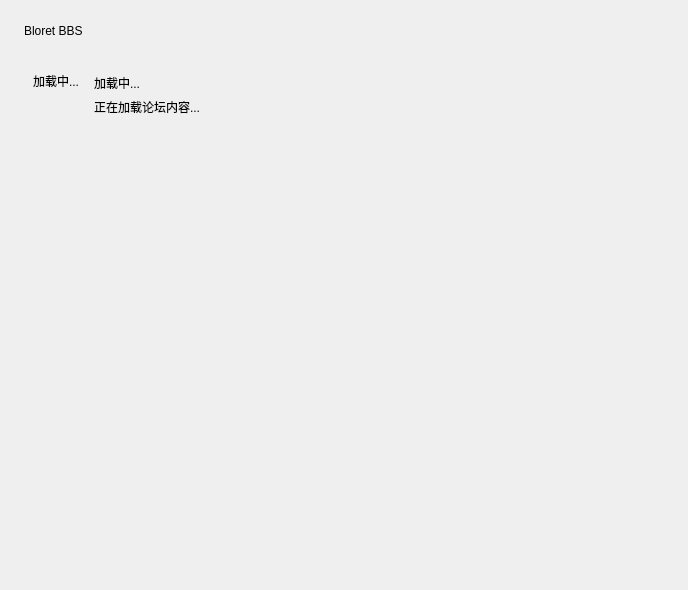
<?xml version="1.0" encoding="UTF-8"?>
<ui version="4.0">
 <class>Form</class>
 <widget class="QWidget" name="Form">
  <property name="geometry">
   <rect>
    <x>0</x>
    <y>0</y>
    <width>688</width>
    <height>590</height>
   </rect>
  </property>
  <property name="sizePolicy">
   <sizepolicy hsizetype="Preferred" vsizetype="Expanding">
    <horstretch>0</horstretch>
    <verstretch>0</verstretch>
   </sizepolicy>
  </property>
  <property name="windowTitle">
   <string>Form</string>
  </property>
  <property name="styleSheet">
   <string>
    @import url('https://cdn.jsdelivr.net/gh/zhiyiYo/PyQt-Fluent-Widgets@main/qfluentwidgets.qss');
   </string>
  </property>
  <layout class="QVBoxLayout" name="verticalLayout_2">
   <property name="spacing">
    <number>18</number>
   </property>
   <property name="leftMargin">
    <number>24</number>
   </property>
   <property name="topMargin">
    <number>24</number>
   </property>
   <property name="rightMargin">
    <number>24</number>
   </property>
   <property name="bottomMargin">
    <number>0</number>
   </property>
   <item>
    <widget class="TitleLabel" name="TitleLabel">
     <property name="text">
      <string>Bloret BBS</string>
     </property>
    </widget>
   </item>
   <item>
    <widget class="SmoothScrollArea" name="SmoothScrollArea">
     <property name="styleSheet">
      <string notr="true">background: transparent; border: none</string>
     </property>
     <property name="widgetResizable">
      <bool>true</bool>
     </property>
     <widget class="QWidget" name="scrollAreaWidgetContents">
      <property name="geometry">
       <rect>
        <x>0</x>
        <y>0</y>
        <width>640</width>
        <height>511</height>
       </rect>
      </property>
      <layout class="QVBoxLayout" name="verticalLayout_4">
       <item>
        <layout class="QFormLayout" name="form1">
         <property name="sizeConstraint">
          <enum>QLayout::SetDefaultConstraint</enum>
         </property>
         <property name="labelAlignment">
          <set>Qt::AlignLeading|Qt::AlignLeft|Qt::AlignTop</set>
         </property>
         <property name="formAlignment">
          <set>Qt::AlignLeading|Qt::AlignLeft|Qt::AlignTop</set>
         </property>
         <property name="leftMargin">
          <number>0</number>
         </property>
         <property name="topMargin">
          <number>0</number>
         </property>
         <item row="0" column="0">
          <widget class="SubtitleLabel" name="part1">
           <property name="text">
            <string>加载中...</string>
           </property>
          </widget>
         </item>
         <item row="0" column="1">
          <widget class="CardWidget" name="frame">
           <property name="minimumSize">
            <size>
             <width>0</width>
             <height>140</height>
            </size>
           </property>
           <property name="frameShape">
            <enum>QFrame::StyledPanel</enum>
           </property>
           <property name="frameShadow">
            <enum>QFrame::Raised</enum>
           </property>
           <layout class="QVBoxLayout" name="verticalLayout">
            <item>
             <widget class="StrongBodyLabel" name="title1">
              <property name="text">
               <string>加载中...</string>
              </property>
             </widget>
            </item>
            <item>
             <widget class="BodyLabel" name="text1">
              <property name="minimumSize">
               <size>
                <width>5</width>
                <height>100</height>
               </size>
              </property>
              <property name="text">
               <string>正在加载论坛内容...</string>
              </property>
              <property name="alignment">
               <set>Qt::AlignLeading|Qt::AlignLeft|Qt::AlignTop</set>
              </property>
             </widget>
            </item>
           </layout>
          </widget>
         </item>
        </layout>
       </item>
       <item>
        <spacer name="verticalSpacer">
         <property name="orientation">
          <enum>Qt::Vertical</enum>
         </property>
         <property name="sizeHint" stdset="0">
          <size>
           <width>20</width>
           <height>40</height>
          </size>
         </property>
        </spacer>
       </item>
      </layout>
     </widget>
    </widget>
   </item>
  </layout>
 </widget>
 <customwidgets>
  <customwidget>
   <class>CardWidget</class>
   <extends>QFrame</extends>
   <header>qfluentwidgets</header>
   <container>1</container>
  </customwidget>
  <customwidget>
   <class>SmoothScrollArea</class>
   <extends>QScrollArea</extends>
   <header>qfluentwidgets</header>
   <container>1</container>
  </customwidget>
  <customwidget>
   <class>BodyLabel</class>
   <extends>QLabel</extends>
   <header>qfluentwidgets</header>
  </customwidget>
  <customwidget>
   <class>StrongBodyLabel</class>
   <extends>QLabel</extends>
   <header>qfluentwidgets</header>
  </customwidget>
  <customwidget>
   <class>SubtitleLabel</class>
   <extends>QLabel</extends>
   <header>qfluentwidgets</header>
  </customwidget>
  <customwidget>
   <class>TitleLabel</class>
   <extends>QLabel</extends>
   <header>qfluentwidgets</header>
  </customwidget>
 </customwidgets>
 <resources/>
 <connections/>
</ui>
